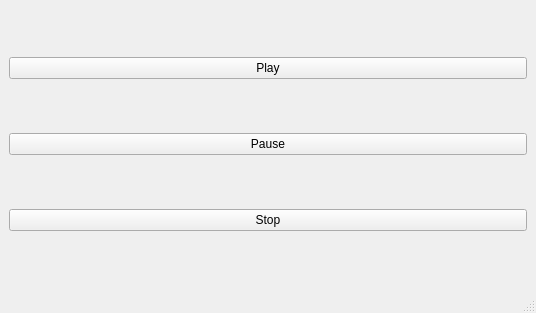
<?xml version="1.0" encoding="UTF-8"?>
<ui version="4.0">
 <class>MainWindow</class>
 <widget class="QMainWindow" name="MainWindow">
  <property name="geometry">
   <rect>
    <x>0</x>
    <y>0</y>
    <width>536</width>
    <height>313</height>
   </rect>
  </property>
  <property name="windowTitle">
   <string>MainWindow</string>
  </property>
  <widget class="QWidget" name="centralwidget">
   <layout class="QVBoxLayout" name="verticalLayout">
    <item>
     <widget class="QPushButton" name="pushButton_3">
      <property name="text">
       <string>Play</string>
      </property>
     </widget>
    </item>
    <item>
     <widget class="QPushButton" name="pushButton_2">
      <property name="text">
       <string>Pause</string>
      </property>
     </widget>
    </item>
    <item>
     <widget class="QPushButton" name="pushButton">
      <property name="text">
       <string>Stop</string>
      </property>
     </widget>
    </item>
   </layout>
  </widget>
  <widget class="QMenuBar" name="menubar">
   <property name="geometry">
    <rect>
     <x>0</x>
     <y>0</y>
     <width>536</width>
     <height>21</height>
    </rect>
   </property>
  </widget>
  <widget class="QStatusBar" name="statusbar"/>
 </widget>
 <resources/>
 <connections/>
</ui>
